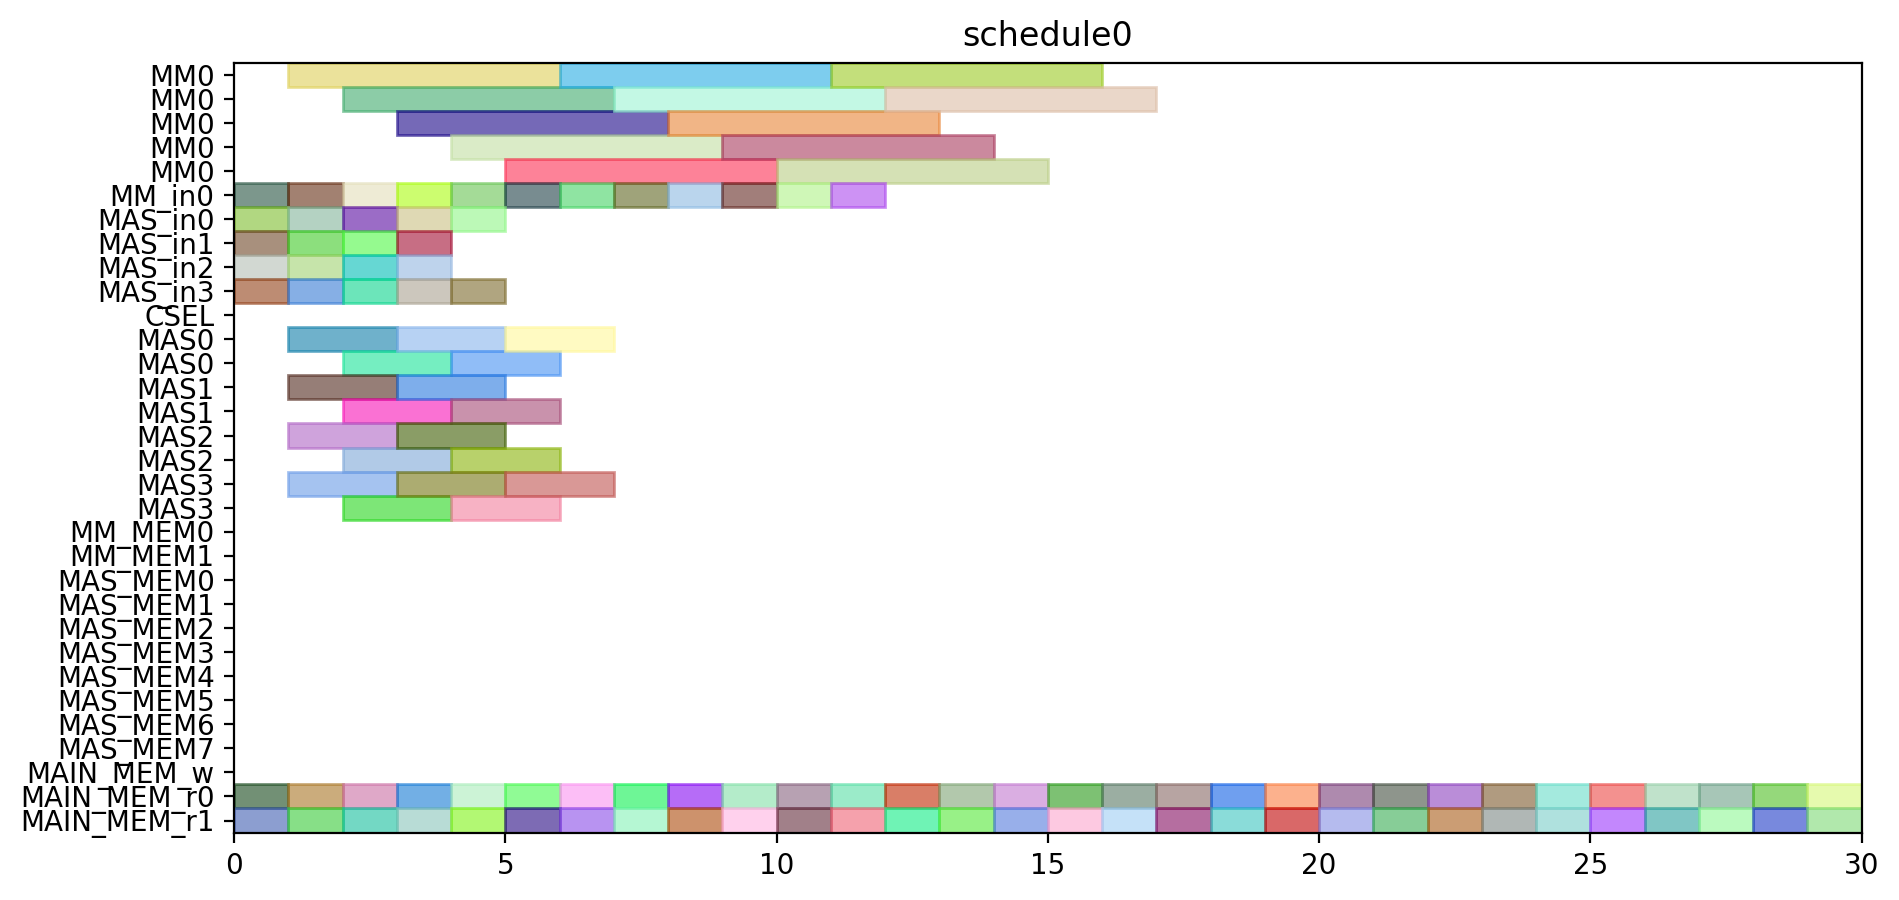

This figure's Python source:
from pyschedule import Scenario, solvers, plotters, alt


def solve():
	horizon = 90
	S = Scenario("schedule0", horizon=horizon)

	# resource
	MM = S.Resources('MM', num=1, size=5)
	MM_in = S.Resources('MM_in', num=1)
	MAS_in = S.Resources('MAS_in', num=4)
	CSEL = S.Resource('CSEL')
	MAS = S.Resources('MAS', num=4, size=2, periods=range(1, horizon))
	MM_MEM = S.Resources('MM_MEM', num=2)
	MAS_MEM = S.Resources('MAS_MEM', num=8)
	MAIN_MEM_w = S.Resource('MAIN_MEM_w', size=1)
	MAIN_MEM_r = S.Resources('MAIN_MEM_r', num=2)

	# result of previous scheduling

	# new tasks
	T1_t0 = S.Task('T1_t0', length=2, delay_cost=1)
	T1_t0 += alt(MAS)
	T1_t0_in = S.Task('T1_t0_in', length=1, delay_cost=1)
	T1_t0_in += alt(MAS_in)
	S += T1_t0_in*MAS_in[0]<=T1_t0*MAS[0]

	S += T1_t0_in*MAS_in[1]<=T1_t0*MAS[1]

	S += T1_t0_in*MAS_in[2]<=T1_t0*MAS[2]

	S += T1_t0_in*MAS_in[3]<=T1_t0*MAS[3]

	T1_t0_mem0 = S.Task('T1_t0_mem0', length=1, delay_cost=1)
	T1_t0_mem0 += MAIN_MEM_r[0]
	T1_t0_mem1 = S.Task('T1_t0_mem1', length=1, delay_cost=1)
	T1_t0_mem1 += MAIN_MEM_r[1]
	T1_t1 = S.Task('T1_t1', length=2, delay_cost=1)
	T1_t1 += alt(MAS)
	T1_t1_in = S.Task('T1_t1_in', length=1, delay_cost=1)
	T1_t1_in += alt(MAS_in)
	S += T1_t1_in*MAS_in[0]<=T1_t1*MAS[0]

	S += T1_t1_in*MAS_in[1]<=T1_t1*MAS[1]

	S += T1_t1_in*MAS_in[2]<=T1_t1*MAS[2]

	S += T1_t1_in*MAS_in[3]<=T1_t1*MAS[3]

	T1_t1_mem0 = S.Task('T1_t1_mem0', length=1, delay_cost=1)
	T1_t1_mem0 += MAIN_MEM_r[0]
	T1_t1_mem1 = S.Task('T1_t1_mem1', length=1, delay_cost=1)
	T1_t1_mem1 += MAIN_MEM_r[1]
	T1_t3 = S.Task('T1_t3', length=5, delay_cost=1)
	T1_t3 += alt(MM)
	T1_t3_in = S.Task('T1_t3_in', length=1, delay_cost=1)
	T1_t3_in += alt(MM_in)
	S += T1_t3_in*MM_in[0]<=T1_t3*MM[0]

	T1_t3_mem0 = S.Task('T1_t3_mem0', length=1, delay_cost=1)
	T1_t3_mem0 += MAIN_MEM_r[0]
	T1_t3_mem1 = S.Task('T1_t3_mem1', length=1, delay_cost=1)
	T1_t3_mem1 += MAIN_MEM_r[1]
	T2_t0 = S.Task('T2_t0', length=5, delay_cost=1)
	T2_t0 += alt(MM)
	T2_t0_in = S.Task('T2_t0_in', length=1, delay_cost=1)
	T2_t0_in += alt(MM_in)
	S += T2_t0_in*MM_in[0]<=T2_t0*MM[0]

	T2_t0_mem0 = S.Task('T2_t0_mem0', length=1, delay_cost=1)
	T2_t0_mem0 += MAIN_MEM_r[0]
	T2_t0_mem1 = S.Task('T2_t0_mem1', length=1, delay_cost=1)
	T2_t0_mem1 += MAIN_MEM_r[1]
	T2_t1 = S.Task('T2_t1', length=5, delay_cost=1)
	T2_t1 += alt(MM)
	T2_t1_in = S.Task('T2_t1_in', length=1, delay_cost=1)
	T2_t1_in += alt(MM_in)
	S += T2_t1_in*MM_in[0]<=T2_t1*MM[0]

	T2_t1_mem0 = S.Task('T2_t1_mem0', length=1, delay_cost=1)
	T2_t1_mem0 += MAIN_MEM_r[0]
	T2_t1_mem1 = S.Task('T2_t1_mem1', length=1, delay_cost=1)
	T2_t1_mem1 += MAIN_MEM_r[1]
	T2_t2 = S.Task('T2_t2', length=2, delay_cost=1)
	T2_t2 += alt(MAS)
	T2_t2_in = S.Task('T2_t2_in', length=1, delay_cost=1)
	T2_t2_in += alt(MAS_in)
	S += T2_t2_in*MAS_in[0]<=T2_t2*MAS[0]

	S += T2_t2_in*MAS_in[1]<=T2_t2*MAS[1]

	S += T2_t2_in*MAS_in[2]<=T2_t2*MAS[2]

	S += T2_t2_in*MAS_in[3]<=T2_t2*MAS[3]

	T2_t2_mem0 = S.Task('T2_t2_mem0', length=1, delay_cost=1)
	T2_t2_mem0 += MAIN_MEM_r[0]
	T2_t2_mem1 = S.Task('T2_t2_mem1', length=1, delay_cost=1)
	T2_t2_mem1 += MAIN_MEM_r[1]
	T2_t3 = S.Task('T2_t3', length=2, delay_cost=1)
	T2_t3 += alt(MAS)
	T2_t3_in = S.Task('T2_t3_in', length=1, delay_cost=1)
	T2_t3_in += alt(MAS_in)
	S += T2_t3_in*MAS_in[0]<=T2_t3*MAS[0]

	S += T2_t3_in*MAS_in[1]<=T2_t3*MAS[1]

	S += T2_t3_in*MAS_in[2]<=T2_t3*MAS[2]

	S += T2_t3_in*MAS_in[3]<=T2_t3*MAS[3]

	T2_t3_mem0 = S.Task('T2_t3_mem0', length=1, delay_cost=1)
	T2_t3_mem0 += MAIN_MEM_r[0]
	T2_t3_mem1 = S.Task('T2_t3_mem1', length=1, delay_cost=1)
	T2_t3_mem1 += MAIN_MEM_r[1]
	T3_t0 = S.Task('T3_t0', length=5, delay_cost=1)
	T3_t0 += alt(MM)
	T3_t0_in = S.Task('T3_t0_in', length=1, delay_cost=1)
	T3_t0_in += alt(MM_in)
	S += T3_t0_in*MM_in[0]<=T3_t0*MM[0]

	T3_t0_mem0 = S.Task('T3_t0_mem0', length=1, delay_cost=1)
	T3_t0_mem0 += MAIN_MEM_r[0]
	T3_t0_mem1 = S.Task('T3_t0_mem1', length=1, delay_cost=1)
	T3_t0_mem1 += MAIN_MEM_r[1]
	T3_t1 = S.Task('T3_t1', length=5, delay_cost=1)
	T3_t1 += alt(MM)
	T3_t1_in = S.Task('T3_t1_in', length=1, delay_cost=1)
	T3_t1_in += alt(MM_in)
	S += T3_t1_in*MM_in[0]<=T3_t1*MM[0]

	T3_t1_mem0 = S.Task('T3_t1_mem0', length=1, delay_cost=1)
	T3_t1_mem0 += MAIN_MEM_r[0]
	T3_t1_mem1 = S.Task('T3_t1_mem1', length=1, delay_cost=1)
	T3_t1_mem1 += MAIN_MEM_r[1]
	T3_t2 = S.Task('T3_t2', length=2, delay_cost=1)
	T3_t2 += alt(MAS)
	T3_t2_in = S.Task('T3_t2_in', length=1, delay_cost=1)
	T3_t2_in += alt(MAS_in)
	S += T3_t2_in*MAS_in[0]<=T3_t2*MAS[0]

	S += T3_t2_in*MAS_in[1]<=T3_t2*MAS[1]

	S += T3_t2_in*MAS_in[2]<=T3_t2*MAS[2]

	S += T3_t2_in*MAS_in[3]<=T3_t2*MAS[3]

	T3_t2_mem0 = S.Task('T3_t2_mem0', length=1, delay_cost=1)
	T3_t2_mem0 += MAIN_MEM_r[0]
	T3_t2_mem1 = S.Task('T3_t2_mem1', length=1, delay_cost=1)
	T3_t2_mem1 += MAIN_MEM_r[1]
	T3_t3 = S.Task('T3_t3', length=2, delay_cost=1)
	T3_t3 += alt(MAS)
	T3_t3_in = S.Task('T3_t3_in', length=1, delay_cost=1)
	T3_t3_in += alt(MAS_in)
	S += T3_t3_in*MAS_in[0]<=T3_t3*MAS[0]

	S += T3_t3_in*MAS_in[1]<=T3_t3*MAS[1]

	S += T3_t3_in*MAS_in[2]<=T3_t3*MAS[2]

	S += T3_t3_in*MAS_in[3]<=T3_t3*MAS[3]

	T3_t3_mem0 = S.Task('T3_t3_mem0', length=1, delay_cost=1)
	T3_t3_mem0 += MAIN_MEM_r[0]
	T3_t3_mem1 = S.Task('T3_t3_mem1', length=1, delay_cost=1)
	T3_t3_mem1 += MAIN_MEM_r[1]
	T4_t0 = S.Task('T4_t0', length=5, delay_cost=1)
	T4_t0 += alt(MM)
	T4_t0_in = S.Task('T4_t0_in', length=1, delay_cost=1)
	T4_t0_in += alt(MM_in)
	S += T4_t0_in*MM_in[0]<=T4_t0*MM[0]

	T4_t0_mem0 = S.Task('T4_t0_mem0', length=1, delay_cost=1)
	T4_t0_mem0 += MAIN_MEM_r[0]
	T4_t0_mem1 = S.Task('T4_t0_mem1', length=1, delay_cost=1)
	T4_t0_mem1 += MAIN_MEM_r[1]
	T4_t1 = S.Task('T4_t1', length=5, delay_cost=1)
	T4_t1 += alt(MM)
	T4_t1_in = S.Task('T4_t1_in', length=1, delay_cost=1)
	T4_t1_in += alt(MM_in)
	S += T4_t1_in*MM_in[0]<=T4_t1*MM[0]

	T4_t1_mem0 = S.Task('T4_t1_mem0', length=1, delay_cost=1)
	T4_t1_mem0 += MAIN_MEM_r[0]
	T4_t1_mem1 = S.Task('T4_t1_mem1', length=1, delay_cost=1)
	T4_t1_mem1 += MAIN_MEM_r[1]
	T4_t2 = S.Task('T4_t2', length=2, delay_cost=1)
	T4_t2 += alt(MAS)
	T4_t2_in = S.Task('T4_t2_in', length=1, delay_cost=1)
	T4_t2_in += alt(MAS_in)
	S += T4_t2_in*MAS_in[0]<=T4_t2*MAS[0]

	S += T4_t2_in*MAS_in[1]<=T4_t2*MAS[1]

	S += T4_t2_in*MAS_in[2]<=T4_t2*MAS[2]

	S += T4_t2_in*MAS_in[3]<=T4_t2*MAS[3]

	T4_t2_mem0 = S.Task('T4_t2_mem0', length=1, delay_cost=1)
	T4_t2_mem0 += MAIN_MEM_r[0]
	T4_t2_mem1 = S.Task('T4_t2_mem1', length=1, delay_cost=1)
	T4_t2_mem1 += MAIN_MEM_r[1]
	T4_t3 = S.Task('T4_t3', length=2, delay_cost=1)
	T4_t3 += alt(MAS)
	T4_t3_in = S.Task('T4_t3_in', length=1, delay_cost=1)
	T4_t3_in += alt(MAS_in)
	S += T4_t3_in*MAS_in[0]<=T4_t3*MAS[0]

	S += T4_t3_in*MAS_in[1]<=T4_t3*MAS[1]

	S += T4_t3_in*MAS_in[2]<=T4_t3*MAS[2]

	S += T4_t3_in*MAS_in[3]<=T4_t3*MAS[3]

	T4_t3_mem0 = S.Task('T4_t3_mem0', length=1, delay_cost=1)
	T4_t3_mem0 += MAIN_MEM_r[0]
	T4_t3_mem1 = S.Task('T4_t3_mem1', length=1, delay_cost=1)
	T4_t3_mem1 += MAIN_MEM_r[1]
	T5_t0 = S.Task('T5_t0', length=2, delay_cost=1)
	T5_t0 += alt(MAS)
	T5_t0_in = S.Task('T5_t0_in', length=1, delay_cost=1)
	T5_t0_in += alt(MAS_in)
	S += T5_t0_in*MAS_in[0]<=T5_t0*MAS[0]

	S += T5_t0_in*MAS_in[1]<=T5_t0*MAS[1]

	S += T5_t0_in*MAS_in[2]<=T5_t0*MAS[2]

	S += T5_t0_in*MAS_in[3]<=T5_t0*MAS[3]

	T5_t0_mem0 = S.Task('T5_t0_mem0', length=1, delay_cost=1)
	T5_t0_mem0 += MAIN_MEM_r[0]
	T5_t0_mem1 = S.Task('T5_t0_mem1', length=1, delay_cost=1)
	T5_t0_mem1 += MAIN_MEM_r[1]
	T5_t1 = S.Task('T5_t1', length=2, delay_cost=1)
	T5_t1 += alt(MAS)
	T5_t1_in = S.Task('T5_t1_in', length=1, delay_cost=1)
	T5_t1_in += alt(MAS_in)
	S += T5_t1_in*MAS_in[0]<=T5_t1*MAS[0]

	S += T5_t1_in*MAS_in[1]<=T5_t1*MAS[1]

	S += T5_t1_in*MAS_in[2]<=T5_t1*MAS[2]

	S += T5_t1_in*MAS_in[3]<=T5_t1*MAS[3]

	T5_t1_mem0 = S.Task('T5_t1_mem0', length=1, delay_cost=1)
	T5_t1_mem0 += MAIN_MEM_r[0]
	T5_t1_mem1 = S.Task('T5_t1_mem1', length=1, delay_cost=1)
	T5_t1_mem1 += MAIN_MEM_r[1]
	T5_t3 = S.Task('T5_t3', length=5, delay_cost=1)
	T5_t3 += alt(MM)
	T5_t3_in = S.Task('T5_t3_in', length=1, delay_cost=1)
	T5_t3_in += alt(MM_in)
	S += T5_t3_in*MM_in[0]<=T5_t3*MM[0]

	T5_t3_mem0 = S.Task('T5_t3_mem0', length=1, delay_cost=1)
	T5_t3_mem0 += MAIN_MEM_r[0]
	T5_t3_mem1 = S.Task('T5_t3_mem1', length=1, delay_cost=1)
	T5_t3_mem1 += MAIN_MEM_r[1]
	T6_t0 = S.Task('T6_t0', length=5, delay_cost=1)
	T6_t0 += alt(MM)
	T6_t0_in = S.Task('T6_t0_in', length=1, delay_cost=1)
	T6_t0_in += alt(MM_in)
	S += T6_t0_in*MM_in[0]<=T6_t0*MM[0]

	T6_t0_mem0 = S.Task('T6_t0_mem0', length=1, delay_cost=1)
	T6_t0_mem0 += MAIN_MEM_r[0]
	T6_t0_mem1 = S.Task('T6_t0_mem1', length=1, delay_cost=1)
	T6_t0_mem1 += MAIN_MEM_r[1]
	T6_t1 = S.Task('T6_t1', length=5, delay_cost=1)
	T6_t1 += alt(MM)
	T6_t1_in = S.Task('T6_t1_in', length=1, delay_cost=1)
	T6_t1_in += alt(MM_in)
	S += T6_t1_in*MM_in[0]<=T6_t1*MM[0]

	T6_t1_mem0 = S.Task('T6_t1_mem0', length=1, delay_cost=1)
	T6_t1_mem0 += MAIN_MEM_r[0]
	T6_t1_mem1 = S.Task('T6_t1_mem1', length=1, delay_cost=1)
	T6_t1_mem1 += MAIN_MEM_r[1]
	T6_t2 = S.Task('T6_t2', length=2, delay_cost=1)
	T6_t2 += alt(MAS)
	T6_t2_in = S.Task('T6_t2_in', length=1, delay_cost=1)
	T6_t2_in += alt(MAS_in)
	S += T6_t2_in*MAS_in[0]<=T6_t2*MAS[0]

	S += T6_t2_in*MAS_in[1]<=T6_t2*MAS[1]

	S += T6_t2_in*MAS_in[2]<=T6_t2*MAS[2]

	S += T6_t2_in*MAS_in[3]<=T6_t2*MAS[3]

	T6_t2_mem0 = S.Task('T6_t2_mem0', length=1, delay_cost=1)
	T6_t2_mem0 += MAIN_MEM_r[0]
	T6_t2_mem1 = S.Task('T6_t2_mem1', length=1, delay_cost=1)
	T6_t2_mem1 += MAIN_MEM_r[1]
	T6_t3 = S.Task('T6_t3', length=2, delay_cost=1)
	T6_t3 += alt(MAS)
	T6_t3_in = S.Task('T6_t3_in', length=1, delay_cost=1)
	T6_t3_in += alt(MAS_in)
	S += T6_t3_in*MAS_in[0]<=T6_t3*MAS[0]

	S += T6_t3_in*MAS_in[1]<=T6_t3*MAS[1]

	S += T6_t3_in*MAS_in[2]<=T6_t3*MAS[2]

	S += T6_t3_in*MAS_in[3]<=T6_t3*MAS[3]

	T6_t3_mem0 = S.Task('T6_t3_mem0', length=1, delay_cost=1)
	T6_t3_mem0 += MAIN_MEM_r[0]
	T6_t3_mem1 = S.Task('T6_t3_mem1', length=1, delay_cost=1)
	T6_t3_mem1 += MAIN_MEM_r[1]
	T7_t0 = S.Task('T7_t0', length=5, delay_cost=1)
	T7_t0 += alt(MM)
	T7_t0_in = S.Task('T7_t0_in', length=1, delay_cost=1)
	T7_t0_in += alt(MM_in)
	S += T7_t0_in*MM_in[0]<=T7_t0*MM[0]

	T7_t0_mem0 = S.Task('T7_t0_mem0', length=1, delay_cost=1)
	T7_t0_mem0 += MAIN_MEM_r[0]
	T7_t0_mem1 = S.Task('T7_t0_mem1', length=1, delay_cost=1)
	T7_t0_mem1 += MAIN_MEM_r[1]
	T7_t1 = S.Task('T7_t1', length=5, delay_cost=1)
	T7_t1 += alt(MM)
	T7_t1_in = S.Task('T7_t1_in', length=1, delay_cost=1)
	T7_t1_in += alt(MM_in)
	S += T7_t1_in*MM_in[0]<=T7_t1*MM[0]

	T7_t1_mem0 = S.Task('T7_t1_mem0', length=1, delay_cost=1)
	T7_t1_mem0 += MAIN_MEM_r[0]
	T7_t1_mem1 = S.Task('T7_t1_mem1', length=1, delay_cost=1)
	T7_t1_mem1 += MAIN_MEM_r[1]
	T7_t2 = S.Task('T7_t2', length=2, delay_cost=1)
	T7_t2 += alt(MAS)
	T7_t2_in = S.Task('T7_t2_in', length=1, delay_cost=1)
	T7_t2_in += alt(MAS_in)
	S += T7_t2_in*MAS_in[0]<=T7_t2*MAS[0]

	S += T7_t2_in*MAS_in[1]<=T7_t2*MAS[1]

	S += T7_t2_in*MAS_in[2]<=T7_t2*MAS[2]

	S += T7_t2_in*MAS_in[3]<=T7_t2*MAS[3]

	T7_t2_mem0 = S.Task('T7_t2_mem0', length=1, delay_cost=1)
	T7_t2_mem0 += MAIN_MEM_r[0]
	T7_t2_mem1 = S.Task('T7_t2_mem1', length=1, delay_cost=1)
	T7_t2_mem1 += MAIN_MEM_r[1]
	T7_t3 = S.Task('T7_t3', length=2, delay_cost=1)
	T7_t3 += alt(MAS)
	T7_t3_in = S.Task('T7_t3_in', length=1, delay_cost=1)
	T7_t3_in += alt(MAS_in)
	S += T7_t3_in*MAS_in[0]<=T7_t3*MAS[0]

	S += T7_t3_in*MAS_in[1]<=T7_t3*MAS[1]

	S += T7_t3_in*MAS_in[2]<=T7_t3*MAS[2]

	S += T7_t3_in*MAS_in[3]<=T7_t3*MAS[3]

	T7_t3_mem0 = S.Task('T7_t3_mem0', length=1, delay_cost=1)
	T7_t3_mem0 += MAIN_MEM_r[0]
	T7_t3_mem1 = S.Task('T7_t3_mem1', length=1, delay_cost=1)
	T7_t3_mem1 += MAIN_MEM_r[1]
	T8_t2 = S.Task('T8_t2', length=2, delay_cost=1)
	T8_t2 += alt(MAS)
	T8_t2_in = S.Task('T8_t2_in', length=1, delay_cost=1)
	T8_t2_in += alt(MAS_in)
	S += T8_t2_in*MAS_in[0]<=T8_t2*MAS[0]

	S += T8_t2_in*MAS_in[1]<=T8_t2*MAS[1]

	S += T8_t2_in*MAS_in[2]<=T8_t2*MAS[2]

	S += T8_t2_in*MAS_in[3]<=T8_t2*MAS[3]

	T8_t2_mem0 = S.Task('T8_t2_mem0', length=1, delay_cost=1)
	T8_t2_mem0 += MAIN_MEM_r[0]
	T8_t2_mem1 = S.Task('T8_t2_mem1', length=1, delay_cost=1)
	T8_t2_mem1 += MAIN_MEM_r[1]
	T9_t2 = S.Task('T9_t2', length=2, delay_cost=1)
	T9_t2 += alt(MAS)
	T9_t2_in = S.Task('T9_t2_in', length=1, delay_cost=1)
	T9_t2_in += alt(MAS_in)
	S += T9_t2_in*MAS_in[0]<=T9_t2*MAS[0]

	S += T9_t2_in*MAS_in[1]<=T9_t2*MAS[1]

	S += T9_t2_in*MAS_in[2]<=T9_t2*MAS[2]

	S += T9_t2_in*MAS_in[3]<=T9_t2*MAS[3]

	T9_t2_mem0 = S.Task('T9_t2_mem0', length=1, delay_cost=1)
	T9_t2_mem0 += MAIN_MEM_r[0]
	T9_t2_mem1 = S.Task('T9_t2_mem1', length=1, delay_cost=1)
	T9_t2_mem1 += MAIN_MEM_r[1]
	T10_t2 = S.Task('T10_t2', length=2, delay_cost=1)
	T10_t2 += alt(MAS)
	T10_t2_in = S.Task('T10_t2_in', length=1, delay_cost=1)
	T10_t2_in += alt(MAS_in)
	S += T10_t2_in*MAS_in[0]<=T10_t2*MAS[0]

	S += T10_t2_in*MAS_in[1]<=T10_t2*MAS[1]

	S += T10_t2_in*MAS_in[2]<=T10_t2*MAS[2]

	S += T10_t2_in*MAS_in[3]<=T10_t2*MAS[3]

	T10_t2_mem0 = S.Task('T10_t2_mem0', length=1, delay_cost=1)
	T10_t2_mem0 += MAIN_MEM_r[0]
	T10_t2_mem1 = S.Task('T10_t2_mem1', length=1, delay_cost=1)
	T10_t2_mem1 += MAIN_MEM_r[1]
	T11_t2 = S.Task('T11_t2', length=2, delay_cost=1)
	T11_t2 += alt(MAS)
	T11_t2_in = S.Task('T11_t2_in', length=1, delay_cost=1)
	T11_t2_in += alt(MAS_in)
	S += T11_t2_in*MAS_in[0]<=T11_t2*MAS[0]

	S += T11_t2_in*MAS_in[1]<=T11_t2*MAS[1]

	S += T11_t2_in*MAS_in[2]<=T11_t2*MAS[2]

	S += T11_t2_in*MAS_in[3]<=T11_t2*MAS[3]

	T11_t2_mem0 = S.Task('T11_t2_mem0', length=1, delay_cost=1)
	T11_t2_mem0 += MAIN_MEM_r[0]
	T11_t2_mem1 = S.Task('T11_t2_mem1', length=1, delay_cost=1)
	T11_t2_mem1 += MAIN_MEM_r[1]
	solvers.mip.solve(S,msg=1,kind='CPLEX',ratio_gap=1.01)

	solution = [['hoge']*len(S.solution()[1]) for i in range(len(S.solution()))]
	for i in range(len(S.solution())):
		for j in range(len(S.solution()[i])):
			solution[i][j]=str(S.solution()[i][j])
	print(solution)

	cycles = int(solution[-1][3])

	pic_file_name = "/home/mfukuda/ABE/multiRAM_multiMAS_16mux/scheduling_result/stage5MM1_stage2MAS4/EP2_LADDERMUL/schedule0.png"
	if(S.solution() != []):
		plotters.matplotlib.plot(S,img_filename=pic_file_name, show_task_labels=False, fig_size=(cycles*0.25+3, 5))

	return solution
